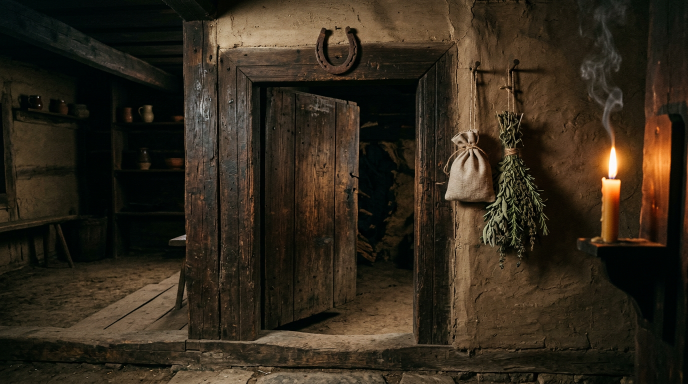
#> input picture _generacii/b-oberegi.png, 1376 x 768 px, found by its file name (shown at 1/2 size)
$ python prep_images.py
#> lines starting #> are read from the running program, lines starting #| are printed output that depends on the picture; pictures that were not available may be replaced by others from this repository, and a replacement may not be noted
# -*- coding: utf-8 -*-
"""Готовит картинки сайта: кадры статей 16:9 и образы Иры под страницы."""
from PIL import Image, ImageFilter, ImageDraw
import os, shutil, glob

OBR = os.path.expanduser('~/Instagram-Irina-Volkova/ФОТО-ОБРАЗЫ-ТАРО')
os.makedirs('images/obrazy', exist_ok=True)

def polosa_portreta(src_path, out, dolya=0.72, verh=0.0, zapas=0.07):
    """Полоса шапки: портрет целиком справа на размытой подложке.
    Так лицо не режется ни сверху, ни сбоку, а слева остаётся место под текст."""
    W, H = 2400, 1000
    im = Image.open(src_path).convert('RGB')
    Wi, Hi = im.size
    th = int(Hi * dolya)
    top = int(Hi * verh)
    kadr = im.crop((0, top, Wi, min(Hi, top + th)))
    hp = int(H * (1 - zapas))
    k = hp / kadr.size[1]
    kadr = kadr.resize((int(kadr.size[0] * k), hp), Image.LANCZOS)
    fon = im.crop((0, top, Wi, min(Hi, top + th))).resize((W, H), Image.LANCZOS)
    fon = fon.filter(ImageFilter.GaussianBlur(40))
    fon = Image.blend(fon, Image.new('RGB', (W, H), (14, 12, 17)), 0.74)
    x = W - kadr.size[0] - int(W * 0.02)
    y = H - hp
    maska = Image.new('L', (kadr.size[0], hp), 255)
    d = ImageDraw.Draw(maska)
    for i in range(280):
        d.line([(i, 0), (i, hp)], fill=int(255 * i / 280))
    verh_maska = Image.new('L', (kadr.size[0], hp), 255)
    dv = ImageDraw.Draw(verh_maska)
    for j in range(150):
        dv.line([(0, j), (kadr.size[0], j)], fill=int(255 * j / 150))
    maska = Image.composite(maska, Image.new('L', maska.size, 0), verh_maska)
    fon.paste(kadr, (x, y), maska)
    fon.save(out, quality=86, optimize=True)


# [53 lines left out: functions bezopasnyj_portret, centr_lica, not called in this run]


def crop_ratio(im, ratio, sverhu=1 / 3):
    """sverhu: доля высоты, с которой начинается срез. Для портретов берём выше центра,
    иначе лицо режется по глазам."""
    w, h = im.size
    tw, th = (w, int(w / ratio)) if w / h < ratio else (int(h * ratio), h)
    left = (w - tw) // 2
    top = int((h - th) * sverhu) if h > th else 0
    return im.crop((left, top, left + tw, top + th))

# 1. кадры статей до 1200x675
n = 0
for f in sorted(os.listdir('images/zhurnal')):
    if not f.endswith('.jpg'):
        continue
    p = 'images/zhurnal/' + f
    im = Image.open(p).convert('RGB')
    im = crop_ratio(im, 16 / 9).resize((1800, 1012), Image.LANCZOS)
    im.save(p, quality=82, optimize=True)
    n += 1

# 2. два кадра из образов для статей без видео


# 3. образы под страницы: широкий (16:9) и портретный (3:4)
# карточки и шапки курсов идут из сгенерированных сцен в _generacii (Runway, 20.08.2026)
SCENY = {
    'z-oberegi': 'b-oberegi.png', 'z-nechist': 'b-nechist.png',
    'k-gekata': 'b-gekata.png', 'k-runy': 'b-runy.png', 'k-besy': 'b-besy.png',
    'k-nastav': 'b-nastav.png', 'k-taro': 'b-taro.png', 'k-oberegi': 'b-oberegi.png',
}
# шапки страниц: сцены без людей, поэтому лицо нигде не режется
SCENY_SHAPOK = {
    'h-kursy': 'b-kursy.png', 'h-oberegi': 'b-oberegi.png',
    'h-nechist': 'b-nechist.png', 'h-vopros': 'b-vopros.png',
    'h-zhurnal': 'h2-zhurnal.png',
}
STATI_SCENY = {'01-leshy': 'b-leshy.png', '03-vodyanoy': 'b-vodyanoy.png'}

WIDE = {
    # шапки страниц
    'h-glavnaya': '14-krug-svechej.jpg', 'h-kursy': '14-krug-svechej.jpg',
    'h-shkola': '12-luna-nad-vodoj.jpg', 'h-taro': '26-svecha-taro.jpg',
    'h-zhurnal': '24-taro-stena.jpg', 'h-oberegi': '05-svecha-fazy-luny.jpg',
    'h-nechist': '15-lico-iz-dyma.jpg', 'h-luna': '17-luna-tyanetsya.jpg',
    'h-karty': '23-taro-veer.jpg', 'h-vopros': '19-svechi-karta.jpg',
    'h-kontakty': '20-svechi-plamya.jpg', 'h-irina': '21-svechi-oglyanulas.jpg',
    # карточки разделов в журнале
}
PORTRET = {
    'p-glavnaya': '10-hrustalnyj-shar.jpg', 'p-irina1': '02-karta-u-lica.jpg',
    'p-irina2': '13-ogonyok-v-ladoni.jpg', 'p-shkola': '04-tasuet-kolodu.jpg',
    'p-taro': '25-taro-levitaciya.jpg',
}
for name, src in SCENY.items():
    p = os.path.join('_generacii', src)
    if os.path.exists(p):
        im = Image.open(p).convert('RGB')
#> im is the input picture: PIL image 1376x768 RGB; mean R, G, B 50.6, 41.1, 27.6
        crop_ratio(im, 16 / 9).resize((2200, 1238), Image.LANCZOS).save(
            f'images/obrazy/{name}.jpg', quality=84, optimize=True)
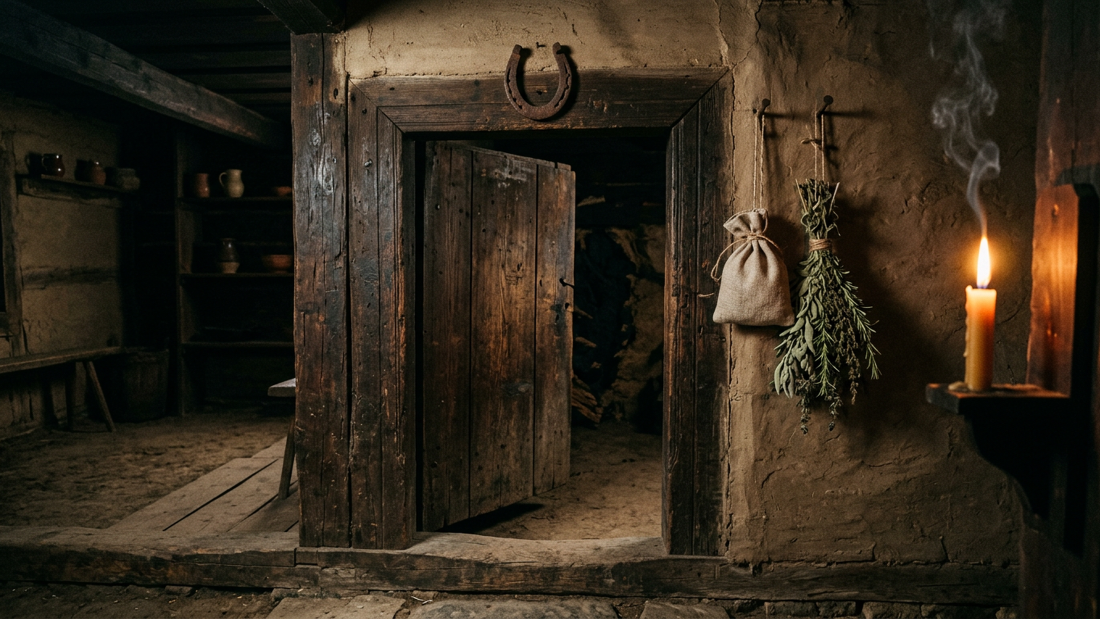
#> saved as z-oberegi.jpg: PIL image 2200x1238 RGB (shown at 1/2 size); mean R, G, B 50.8, 41.3, 27.7
        n += 1
#> pass 2 of the loop `for name, src in SCENY.items():`:
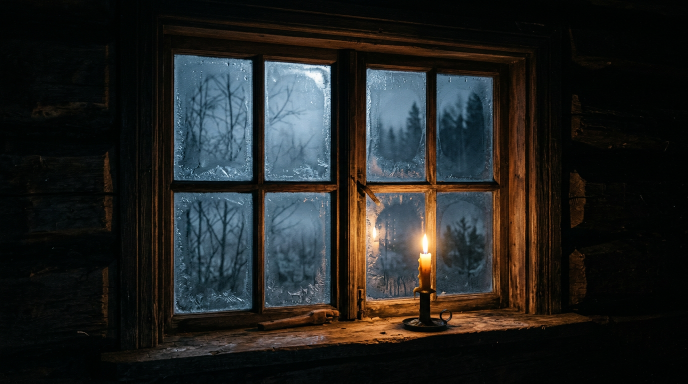
#> input picture _generacii/b-nechist.png, 1376 x 768 px, found by its file name (shown at 1/2 size)
#> im is the input picture: PIL image 1376x768 RGB; mean R, G, B 33.4, 34.5, 33.1
#> in crop_ratio (call 2), `return im.crop((left, top, left + tw, top + th))`:
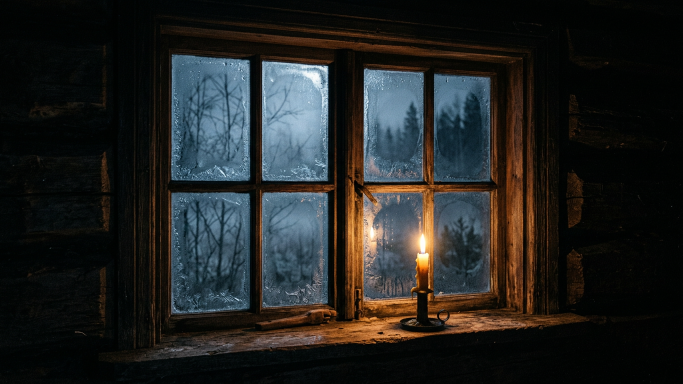
#> returned value: PIL image 1365x768 RGB (shown at 1/2 size); mean R, G, B 33.6, 34.7, 33.4
#> pass 3 of the loop `for name, src in SCENY.items():`:
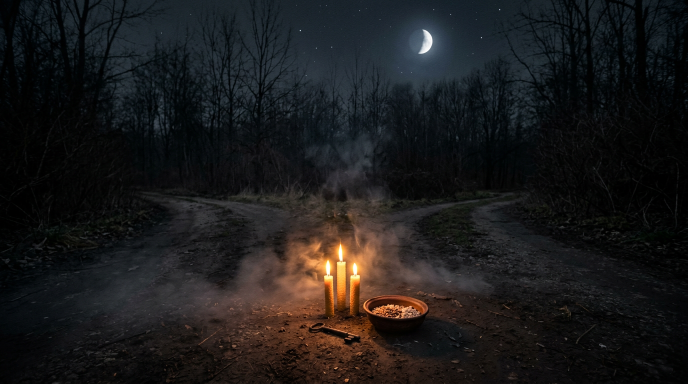
#> input picture _generacii/b-gekata.png, 1376 x 768 px, found by its file name (shown at 1/2 size)
#> im is the input picture: PIL image 1376x768 RGB; mean R, G, B 27.2, 26.3, 26.4
#> the loop made 8 passes; the first 3 are shown
for name, src in STATI_SCENY.items():
    p = os.path.join('_generacii', src)
    if os.path.exists(p):
        im = Image.open(p).convert('RGB')
        crop_ratio(im, 16 / 9).resize((1800, 1012), Image.LANCZOS).save(
            f'images/zhurnal/{name}.jpg', quality=84, optimize=True)
        n += 1
#> pass 2 of the loop `for name, src in STATI_SCENY.items():`:

for name, src in SCENY_SHAPOK.items():
    p = os.path.join('_generacii', src)
    if os.path.exists(p):
        im = Image.open(p).convert('RGB')
        crop_ratio(im, 2.4, sverhu=0.5).resize((2400, 1000), Image.LANCZOS).save(
            f'images/obrazy/{name}.jpg', quality=84, optimize=True)
        n += 1
#> pass 2 of the loop `for name, src in SCENY_SHAPOK.items():`:
#> in crop_ratio (call 8), `return im.crop((left, top, left + tw, top + th))`:
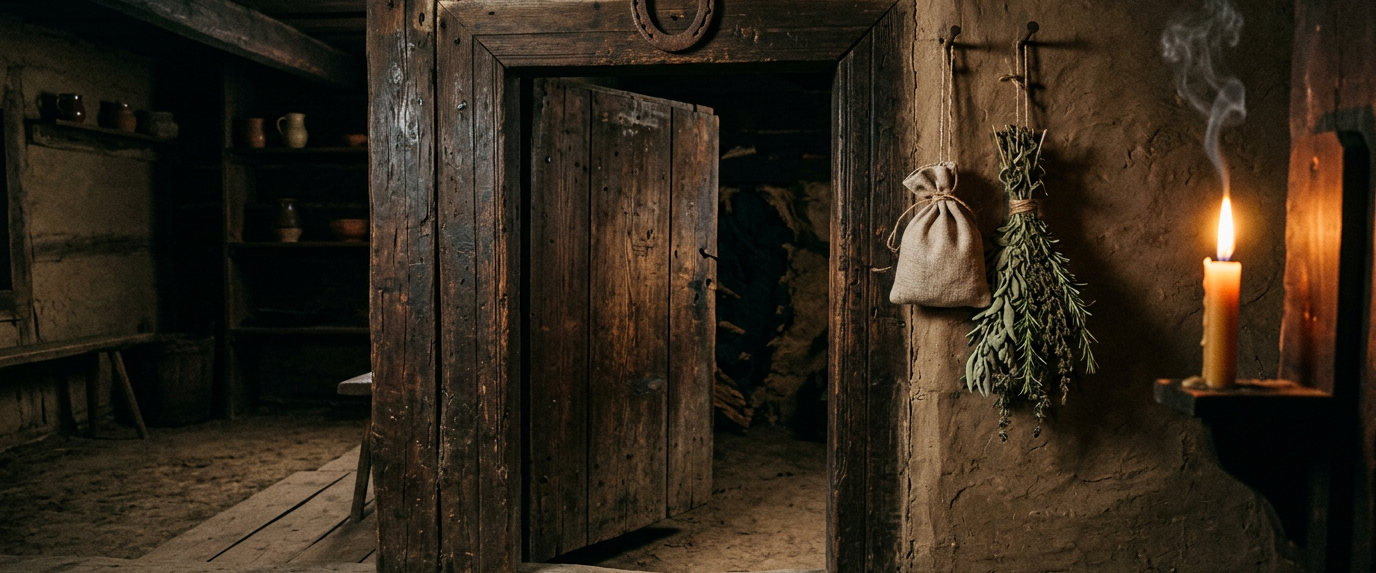
#> returned value: PIL image 1376x573 RGB; mean R, G, B 49.1, 39, 25.8
#> pass 3 of the loop `for name, src in SCENY_SHAPOK.items():`:
#> the loop made 5 passes; the first 3 are shown

# для карточек с портретом доля подобрана глазами: автопоиск ловит руки и грудь
RUCHNOJ_SREZ = {}  # кадр отдаём целиком, срез резал Ирине макушку и плечи
SREZ_SHAPOK = {
    'h-glavnaya': dict(dolya=0.66, verh=0.02),
    'h-irina': dict(dolya=0.70, verh=0.02),
    'h-taro': dict(dolya=0.78, verh=0.04),
    'h-shkola': dict(dolya=0.96, verh=0.0, zapas=0.04),
    'h-kontakty': dict(dolya=0.80, verh=0.06),
}

ZELIKOM = set()
for name, src in WIDE.items():
    if name in SCENY_SHAPOK:
        continue
    if name in ZELIKOM:
        _im = Image.open(os.path.join(OBR, src)).convert('RGB')
        _k = 1400 / _im.size[1]
        _im.resize((int(_im.size[0] * _k), 1400), Image.LANCZOS).save(
            f'images/obrazy/{name}.jpg', quality=86, optimize=True)
        n += 1
        continue
    if name in RUCHNOJ_SREZ:
        im = Image.open(os.path.join(OBR, src)).convert('RGB')
        W0, H0 = im.size
        th = int(W0 / (16 / 9))
        top = int(H0 * RUCHNOJ_SREZ[name])
        im.crop((0, top, W0, min(H0, top + th))).resize((2200, 1238), Image.LANCZOS).save(
            f'images/obrazy/{name}.jpg', quality=84, optimize=True)
        n += 1
        continue
    im = Image.open(os.path.join(OBR, src)).convert('RGB')
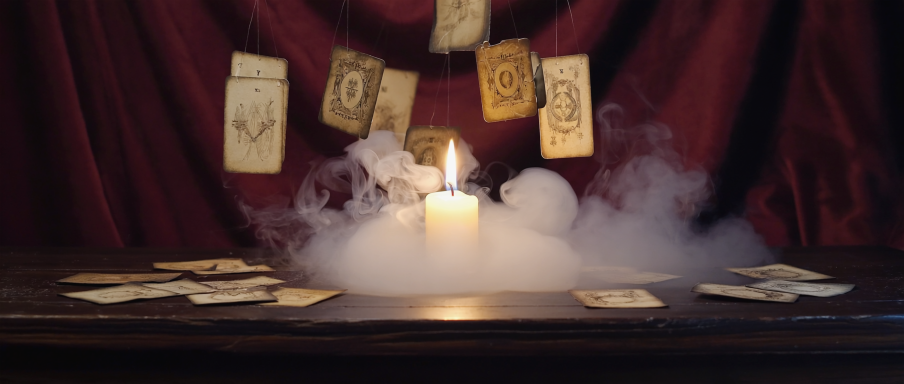
#> input picture _generacii/h2-glavnaya.png, 1808 x 768 px, given in place of 14-krug-svechej.jpg, which was not available (shown at 1/2 size)
#> im is the input picture: PIL image 1808x768 RGB; mean R, G, B 68.4, 47.7, 46
    # 2.4:1 это пропорция полосы шапки. Для портретов доля подобрана глазами,
    # автопоиск ловит руки и грудь и режет лицо.
    if name in SREZ_SHAPOK:
        polosa_portreta(os.path.join(OBR, src), f'images/obrazy/{name}.jpg',
                        **SREZ_SHAPOK[name])
#> in polosa_portreta, `kadr = im.crop((0, top, Wi, min(Hi, top + th)))`:
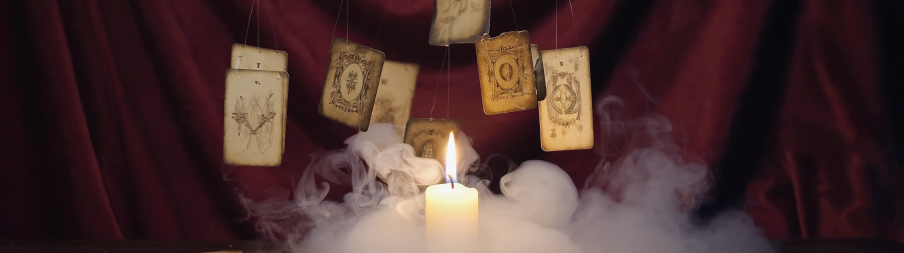
#> kadr: PIL image 1808x506 RGB (shown at 1/2 size); mean R, G, B 73.4, 48.6, 47.2
#> in polosa_portreta, `fon = fon.filter(ImageFilter.GaussianBlur(40))`:
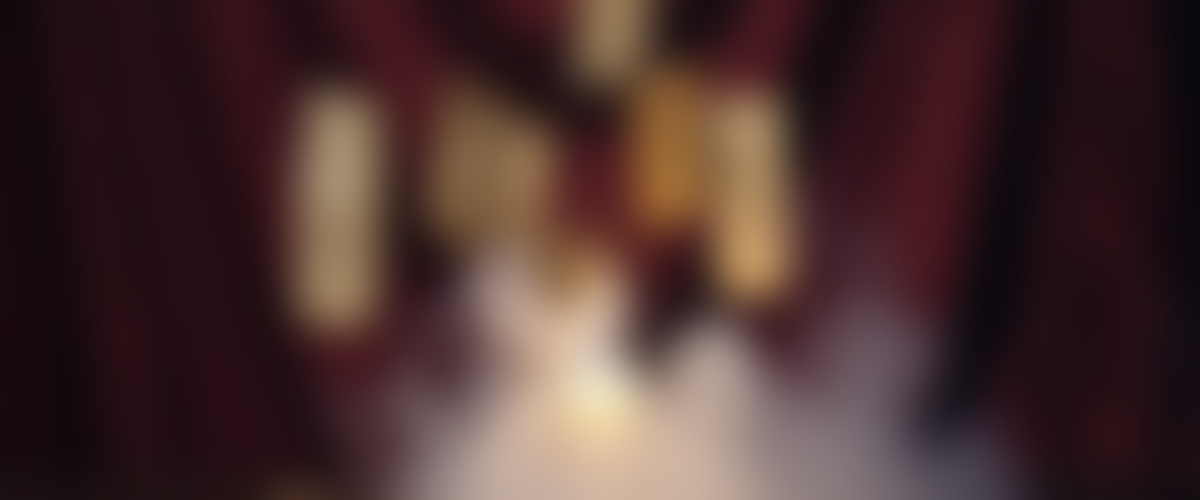
#> fon: PIL image 2400x1000 RGB (shown at 1/2 size); mean R, G, B 73.4, 48.6, 47.2
#> in polosa_portreta, `fon = Image.blend(fon, Image.new('RGB', (W, H), (14, 12, 17)), 0.74)`:
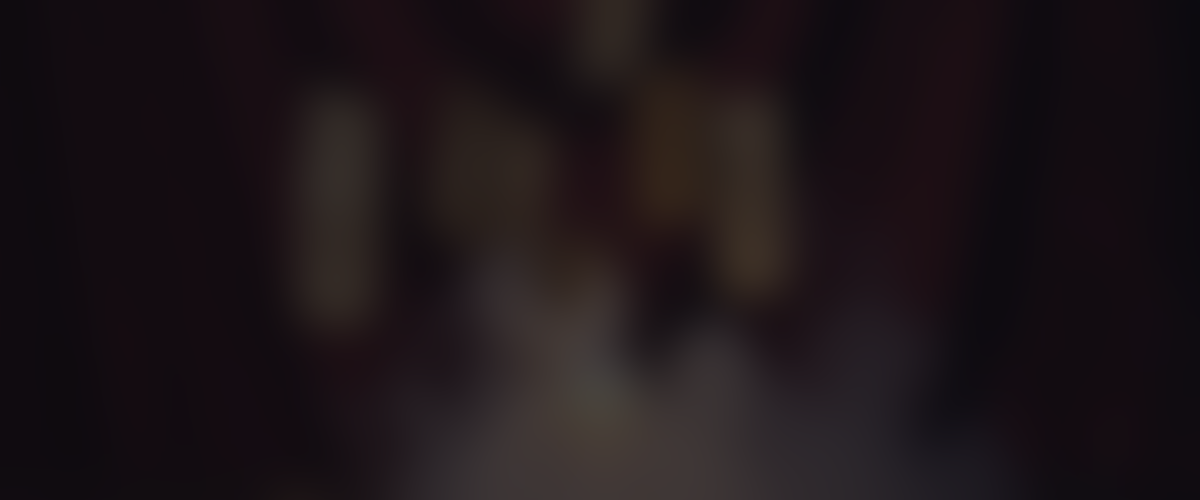
#> fon: PIL image 2400x1000 RGB (shown at 1/2 size); mean R, G, B 29, 21.1, 24.4
#> in polosa_portreta, `maska = Image.new('L', (kadr.size[0], hp), 255)`: maska: PIL image 3319x929 L; every value is 255
#> in polosa_portreta, `maska = Image.composite(maska, Image.new('L', maska.size, 0), verh_mas..`:
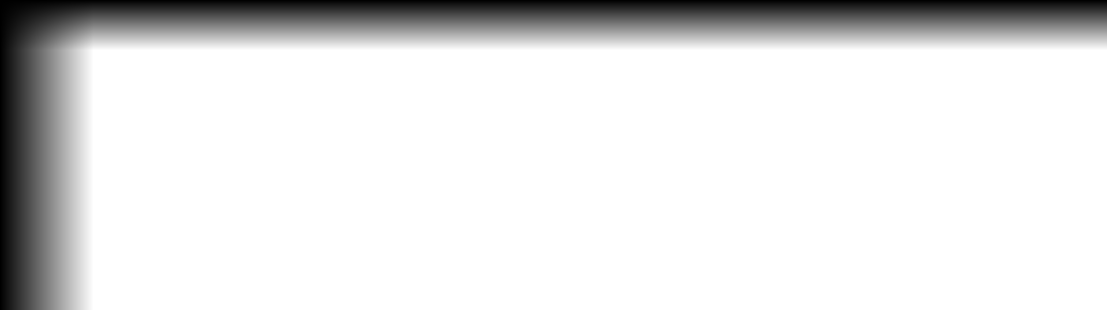
#> maska: PIL image 3319x929 L (shown at 1/3 size); min 0, max 255, mean 224.3
#> in polosa_portreta, `fon.paste(kadr, (x, y), maska)`:
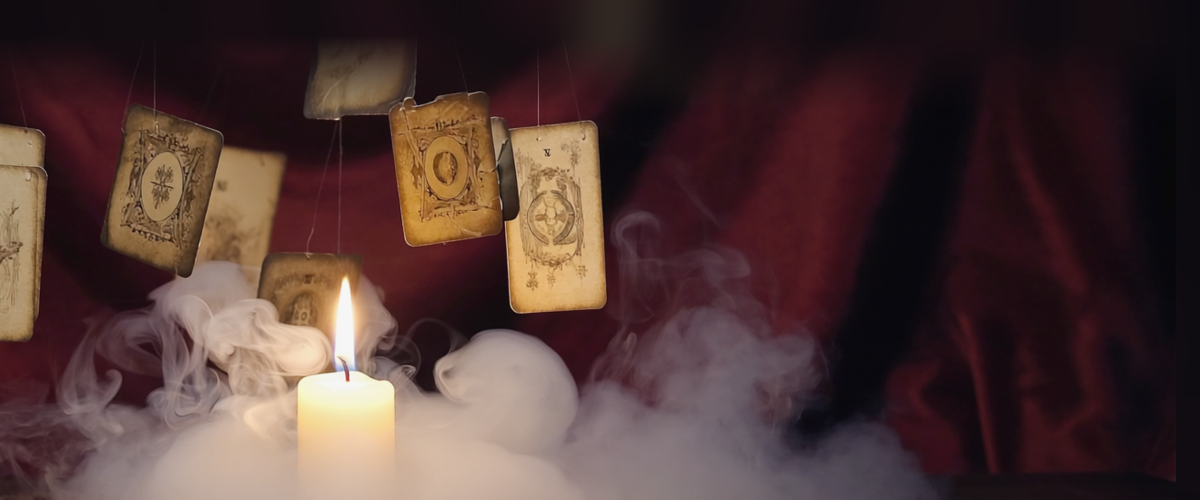
#> fon: PIL image 2400x1000 RGB (shown at 1/2 size); mean R, G, B 77.7, 54.8, 52.3
        n += 1
        continue
    lico = centr_lica(im)
    W0, H0 = im.size
    th = int(W0 / 2.4)
    if lico is None:
        dolya = 0.2
    else:
        # хотим, чтобы центр лица оказался примерно на 42% высоты полосы
        top = int(lico * H0 - th * 0.42)
        top = max(0, min(H0 - th, top))
        dolya = top / max(1, H0 - th)
    crop_ratio(im, 2.4, sverhu=dolya).resize((2400, 1000), Image.LANCZOS).save(
        f'images/obrazy/{name}.jpg', quality=82, optimize=True)
    print(f'  {name}: лицо на {round((lico or 0)*100)}%, срез с {round(dolya*100)}%')
    n += 1
#> pass 2 of the loop `for name, src in WIDE.items():`:
#> pass 3 of the loop `for name, src in WIDE.items():`:
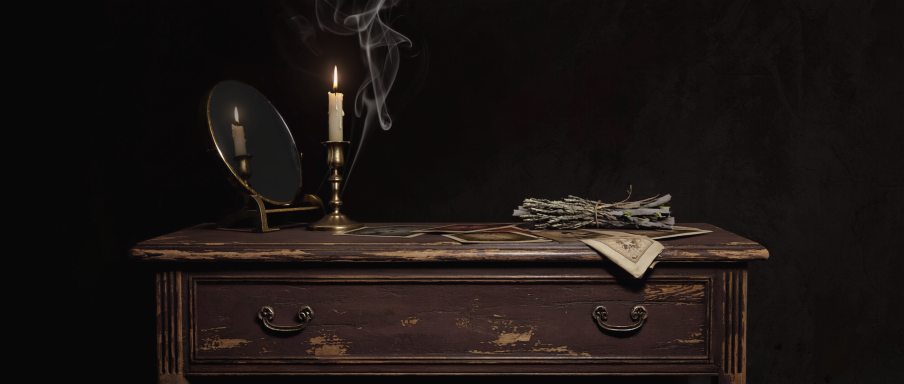
#> input picture _generacii/h2-irina.png, 1808 x 768 px, given in place of 12-luna-nad-vodoj.jpg, which was not available (shown at 1/2 size)
#> im is the input picture: PIL image 1808x768 RGB; mean R, G, B 27.7, 21.4, 19.3
#> in polosa_portreta (call 2), `fon.paste(kadr, (x, y), maska)`:
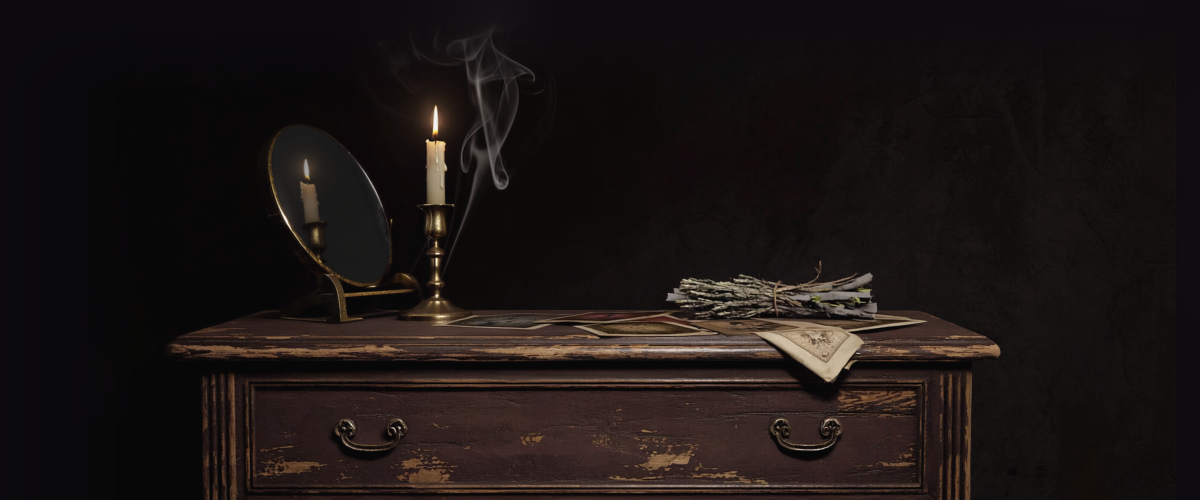
#> fon: PIL image 2400x1000 RGB (shown at 1/2 size); mean R, G, B 27.2, 21.1, 19.8
#> (the run stopped early here; a loop or call above may not have finished)
